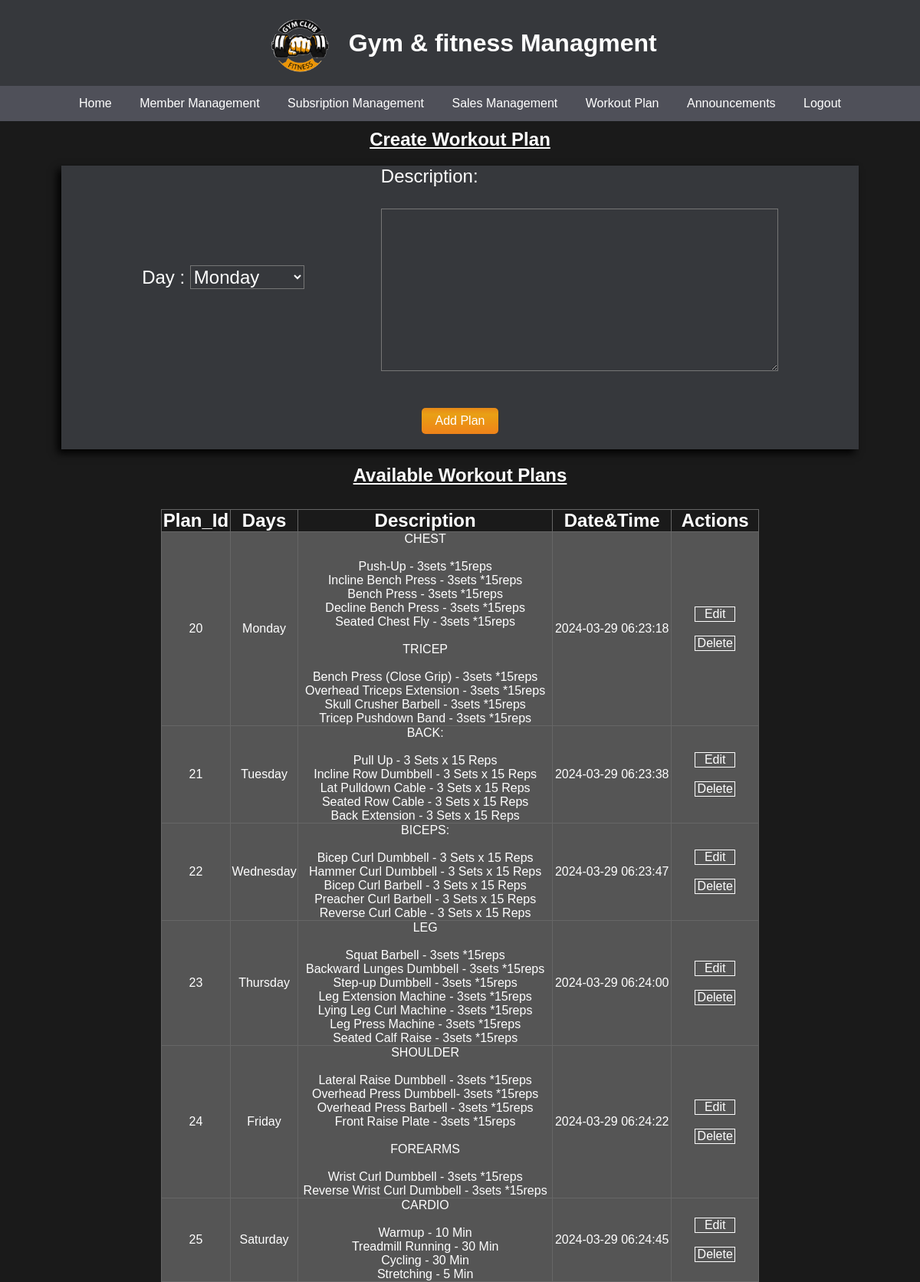
Screenshot of /Dashboard/Admin/Admin_workoutplan.php (signed in) with the database file from the repository.
### tables this page shows
CREATE TABLE `workout_plans` (
  `plan_id` int(11) NOT NULL,
  `day` enum('Monday','Tuesday','Wednesday','Thursday','Friday','Saturday') NOT NULL,
  `description` text NOT NULL,
  `dt` timestamp NOT NULL DEFAULT current_timestamp()
);

### Dashboard/Admin/_Workoutplan-data-show.php (the view, shortened to what this page needs)
<?php
  if (isset($_SESSION['logged']) && $_SESSION['logged'] == true)
 {
         include('../../Include/_dbconnect.php');
        $sql = "SELECT * FROM workout_plans";
        $result = mysqli_query($conn, $sql);
        if (mysqli_num_rows($result) > 0) {
            echo '<html>';
            echo '<head>';
            echo '</head>';
            echo '<body ">';
            echo '<h2><u>Available Workout Plans</u></h2>';
            echo '<table border="1">';
            echo '<tr><th>Plan_Id</th><th>Days</th><th>Description</th><th>Date&Time</th><th>Actions</th></tr>';
            while ($row = $result->fetch_assoc()) {
                echo"
                <tr>
                    <td>" . $row['plan_id'] . "</td>
                    <td>". $row['day'] . "</td>
                    <td>" . nl2br($row['description']) . "</td>
                    <td>" . $row['dt'] . "</td>
                    <td class='grp-btn'>
                        <a class='btn1' href='_Workoutplan-data-update.php?plan_id=$row[plan_id]'>Edit</a><br>
                        <a class='btn2'  href='_Workoutplan-data-delete.php?plan_id=$row[plan_id]' onclick='return yesno();'>Delete</a>
                    </td>
                </tr>";
            }
            echo '</table>';
            echo '</body>';
            echo '</html>';
        } else {
            echo "No workout plans available.";
        }
}
?>
<html>
    <head>
 </head>
</html>

### css/User-Dashboard.css (style rules this page uses)
* { margin: 0; padding: 0; font-family: 'Gill Sans', 'Gill Sans MT', Calibri, 'Trebuchet MS', sans-serif; }
body { background-color: #1a1a1a; color:#ffffff; }

### Dashboard/Admin/Admin_workoutplan.php (style rules this page uses)
table { border-collapse: collapse; margin: 30px auto 0px auto; width: 65%; }
table,th,td { color: white; border: 1px solid #666; }
th,td { text-align: center; }
td { font-size: 1rem; background: #555; }
th { font-size: 1.5rem; }
.grp-btn { padding:10px 30px; gap: 15px; }
.btn1 { background-color: transparent; text-decoration: none; border: 1px solid white; text-decoration: none; color: white; display: block; }
.btn2 { background-color: transparent; text-decoration: none; border: 1px solid white; text-decoration: none; color: white; display: block; }
h2 { margin-top: 10px; text-align: center; }

### rows the page displays
workout_plans: plan_id "20", day "Monday", description "CHEST Push-Up - 3sets *15reps Incline Bench Press - 3sets *15reps Bench Press - 3sets *15reps Decline Bench Press - 3sets *15reps Seated Chest Fly - 3sets *15reps TRICEP Bench Press (Close Grip) - 3sets *15reps Overhead Triceps Extension - 3sets *15reps Skull Crusher Barbell - 3sets *15reps Tricep Pushdown Band - 3sets *15reps", dt "2024-03-29 06:23:18"
workout_plans: plan_id "21", day "Tuesday", description "BACK: Pull Up - 3 Sets x 15 Reps Incline Row Dumbbell - 3 Sets x 15 Reps Lat Pulldown Cable - 3 Sets x 15 Reps Seated Row Cable - 3 Sets x 15 Reps Back Extension - 3 Sets x 15 Reps", dt "2024-03-29 06:23:38"
workout_plans: plan_id "22", day "Wednesday", description "BICEPS: Bicep Curl Dumbbell - 3 Sets x 15 Reps Hammer Curl Dumbbell - 3 Sets x 15 Reps Bicep Curl Barbell - 3 Sets x 15 Reps Preacher Curl Barbell - 3 Sets x 15 Reps Reverse Curl Cable - 3 Sets x 15 Reps", dt "2024-03-29 06:23:47"
workout_plans: plan_id "23", day "Thursday", description "LEG Squat Barbell - 3sets *15reps Backward Lunges Dumbbell - 3sets *15reps Step-up Dumbbell - 3sets *15reps Leg Extension Machine - 3sets *15reps Lying Leg Curl Machine - 3sets *15reps Leg Press Machine - 3sets *15reps Seated Calf Raise - 3sets *15reps", dt "2024-03-29 06:24:00"
workout_plans: plan_id "24", day "Friday", description "SHOULDER Lateral Raise Dumbbell - 3sets *15reps Overhead Press Dumbbell- 3sets *15reps Overhead Press Barbell - 3sets *15reps Front Raise Plate - 3sets *15reps FOREARMS Wrist Curl Dumbbell - 3sets *15reps Reverse Wrist Curl Dumbbell - 3sets *15reps", dt "2024-03-29 06:24:22"
workout_plans: plan_id "25", day "Saturday", description "CARDIO Warmup - 10 Min Treadmill Running - 30 Min Cycling - 30 Min Stretching - 5 Min", dt "2024-03-29 06:24:45"
